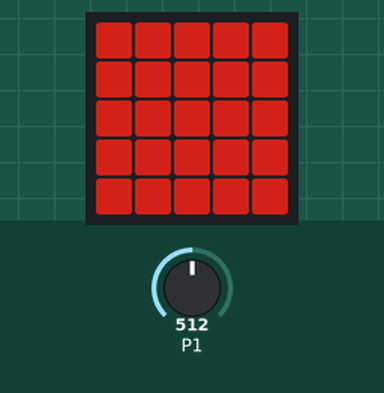
Simulated run of this program. Board: Calliope mini (MakeCode). On the bench: the board's 5×5 LED display. Inputs (shaded band) come from the test bench; at power-on: P1 = 512 (analog values on the 0–1023 scale). Dim RGB values are drawn brighter than linear.

Above: at 1.6 s.
1.7 s: P1 set to 0
At 2.8 s:
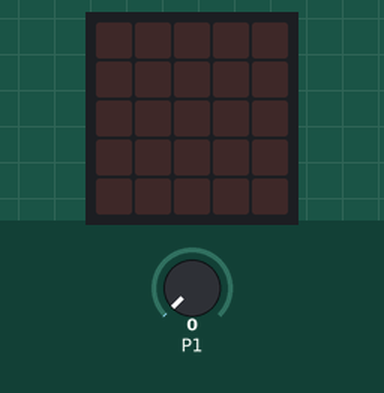
3.2 s: P1 set to 122
At 4.1 s:
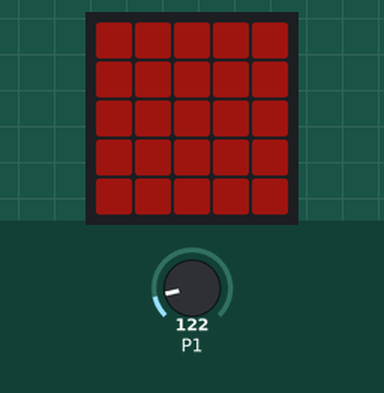
4.7 s: P1 set to 306
At 5.5 s:
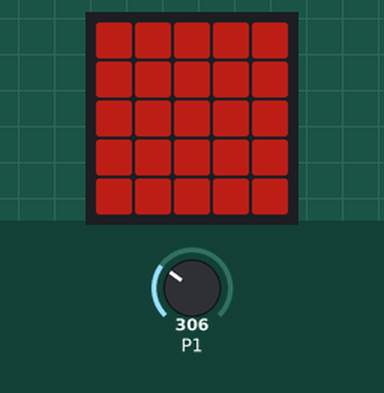
Timing chart, 0 to 7.7 s (numbered marks = the images above; inputs shaded):
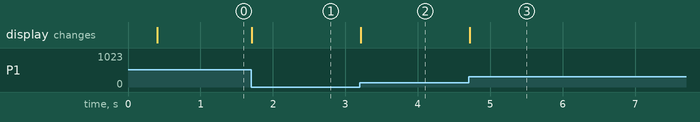

The program:

main.ts
```typescript
let inputValue = 0
basic.showLeds(`
    # # # # #
    # # # # #
    # # # # #
    # # # # #
    # # # # #
    `)
basic.forever(function () {
    inputValue = (pins.analogReadPin(AnalogPin.P1) + 1) * 100 / 1024
    led.setBrightness(inputValue / 100 * 255)
})
```

test.ts
```typescript
// Hier kann man Tests durchführen; diese Datei wird nicht kompiliert, wenn dieses Paket als Erweiterung verwendet wird.
```

Measured:
- after the input at 1.7 s, the display: changes at once (image 1)
- after the input at 3.2 s, the display: changes at once (image 2)
- after the input at 4.7 s, the display: changes at once (image 3)
